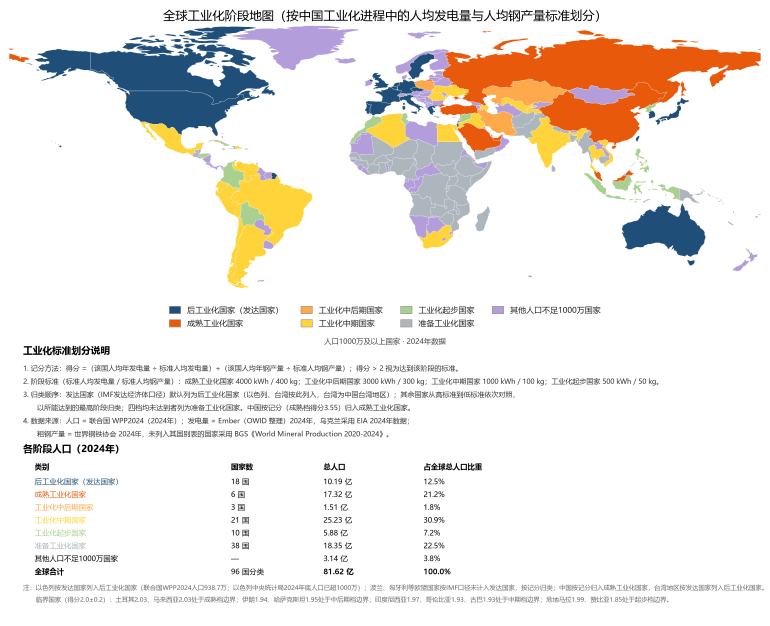
#> input picture projects/industrial_stage_map/out/world_industrial_stage_map_v2.png, 2310 x 1876 px (shown at 1/3 size)
$ python 23_crop_check.py
#> lines starting #> are read from the running program, lines starting #| are printed output that depends on the picture
# -*- coding: utf-8 -*-
"""放大检查关键区域着色。用法：python 23_crop_check.py [图片文件名] [输出前缀]"""
import os
import sys
from PIL import Image

BASE = os.path.dirname(os.path.dirname(os.path.abspath(__file__)))
fname = sys.argv[1] if len(sys.argv) > 1 else "world_industrial_stage_map_v2.png"
prefix = sys.argv[2] if len(sys.argv) > 2 else "_crop"
img = Image.open(os.path.join(BASE, "out", fname))
#> img is the input picture: PIL image 2310x1876 RGBA; mean R, G, B, A 238.9, 234.3, 230.4, 255
W, H = img.size
#> W = 2310; H = 1876
print("size", W, H)
#| size 2310 1876

XL, XR, YT, YB = -180.0, 180.0, 84.0, -57.0
AX_X0, AX_W = 0.012, 0.976
AX_Y0, AX_H = 0.535, 0.425  # 与 22/32 绘图脚本的 axes 位置一致


def px(lon, lat):
    """经纬度 -> 图像像素(左上原点)。"""
#> called with lon = 37, lat = 31
    fx = (lon - XL) / (XR - XL)
    fy_from_top = (YT - lat) / (YT - YB)
    x_px = (AX_X0 + fx * AX_W) * W
#> x_px = 1386.7
    fig_y = AX_Y0 + (1 - fy_from_top) * AX_H
    y_px = (1 - fig_y) * H
#> y_px = 374.7
    return x_px, y_px


def crop(name, lon, lat, span_lon, span_lat, scale=4):
    cx, cy = px(lon, lat)
#> cx = 1386.7; cy = 374.7
    hw = span_lon / (XR - XL) * AX_W * W / 2  # span 以经/纬度为单位
#> hw = 68.89

    hh = span_lat / (YT - YB) * AX_H * H / 2
#> hh = 39.58
    box = (int(cx - hw), int(cy - hh), int(cx + hw), int(cy + hh))
#> box = (1317, 335, 1455, 414)
    im = img.crop(box)
    im = im.resize((im.width * scale, im.height * scale), Image.LANCZOS)
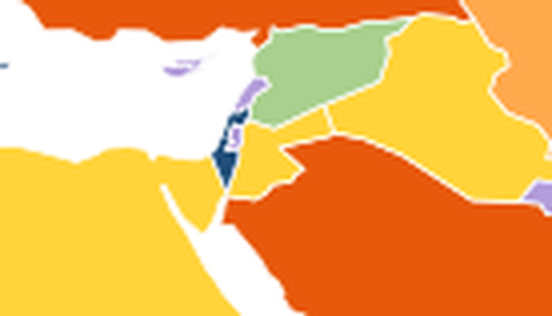
#> im: PIL image 552x316 RGBA; mean R, G, B, A 241.3, 181, 97.3, 255
    p = os.path.join(BASE, "out", f"{prefix}_{name}.png")
    im.save(p)
    print(p, box)
#| projects/industrial_stage_map/out/_crop_mideast.png (1317, 335, 1455, 414)


crop("mideast", 37.0, 31.0, 22, 14)
crop("seasia", 108.0, 5.0, 40, 22)
#> call 2 of crop, with name = 'seasia', lon = 108, lat = 5, span_lon = 40, span_lat = 22, scale = 4
#> in crop (call 2), `im = im.resize((im.width * scale, im.height * scale), Image.LANCZOS)`:
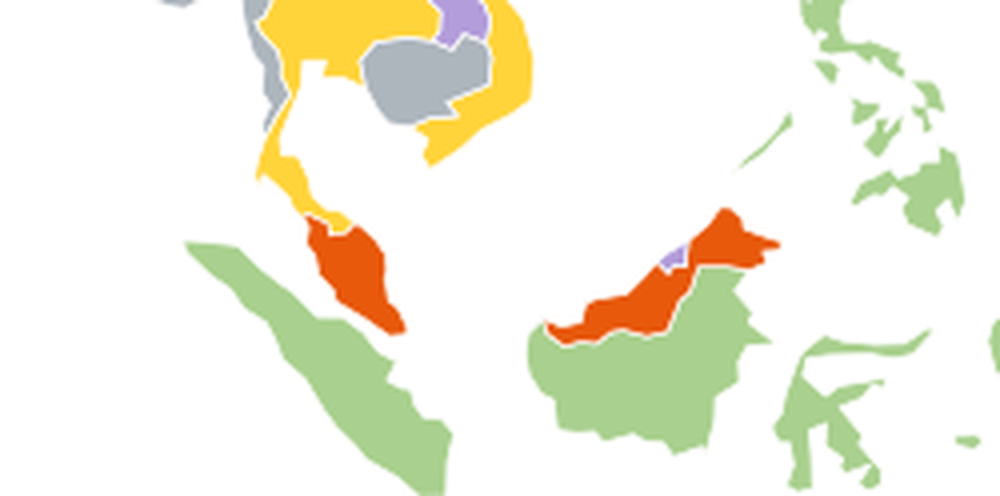
#> im: PIL image 1000x496 RGBA; mean R, G, B, A 241.9, 240.9, 225.2, 255
#| projects/industrial_stage_map/out/_crop_seasia.png (1706, 459, 1956, 583)
crop("europe", 22.0, 51.0, 34, 18)
#> call 3 of crop, with name = 'europe', lon = 22, lat = 51, span_lon = 34, span_lat = 18, scale = 4
#> in crop (call 3), `im = im.resize((im.width * scale, im.height * scale), Image.LANCZOS)`:
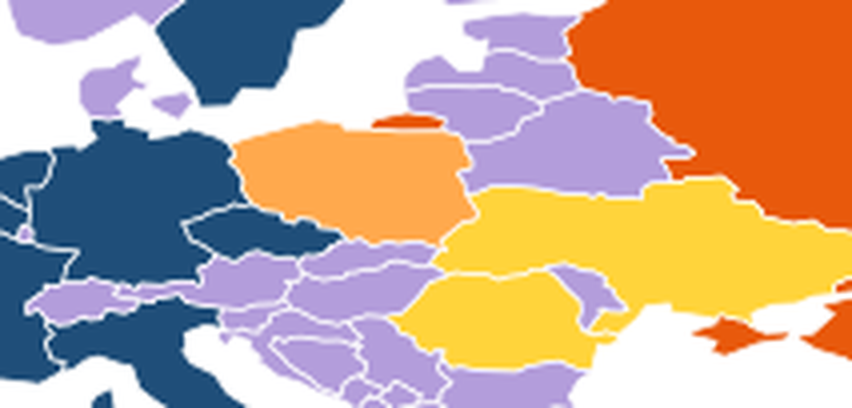
#> im: PIL image 852x408 RGBA; mean R, G, B, A 195.8, 167.2, 148.1, 255
#| projects/industrial_stage_map/out/_crop_europe.png (1186, 210, 1399, 312)
crop("southamerica", -65.0, -12.0, 40, 28)
#> call 4 of crop, with name = 'southamerica', lon = -65, lat = -12, span_lon = 40, span_lat = 28, scale = 4
#> in crop (call 4), `im = im.resize((im.width * scale, im.height * scale), Image.LANCZOS)`:
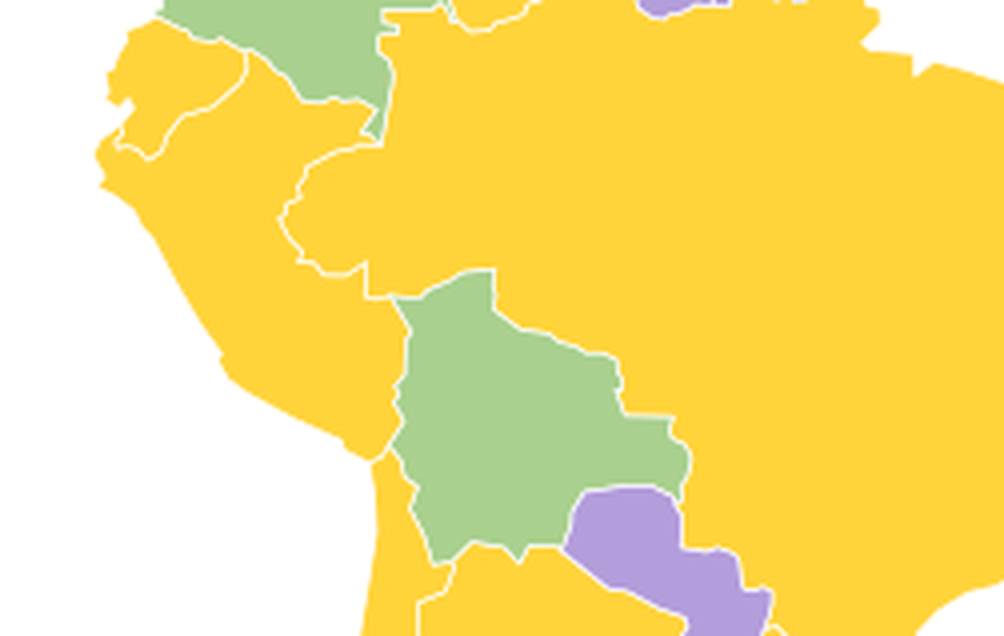
#> im: PIL image 1004x636 RGBA; mean R, G, B, A 243.9, 221.4, 123.6, 255
#| projects/industrial_stage_map/out/_crop_southamerica.png (622, 538, 873, 697)
crop("africa_south", 27.0, -14.0, 40, 26)
#> in crop (call 5), `im = img.crop(box)`:
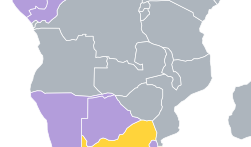
#> im: PIL image 251x147 RGBA; mean R, G, B, A 205.9, 205.8, 213.7, 255
#| projects/industrial_stage_map/out/_crop_africa_south.png (1198, 555, 1449, 702)
crop("southasia", 82.0, 26.0, 24, 16)
#> in crop (call 6), `im = img.crop(box)`:
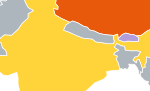
#> im: PIL image 150x91 RGBA; mean R, G, B, A 238.8, 188.3, 93.4, 255
#> in crop (call 6), `im = im.resize((im.width * scale, im.height * scale), Image.LANCZOS)`:
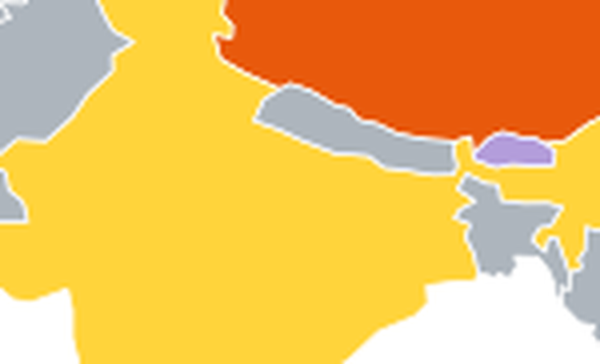
#> im: PIL image 600x364 RGBA; mean R, G, B, A 238.7, 188.3, 93.4, 255
#| projects/industrial_stage_map/out/_crop_southasia.png (1593, 357, 1743, 448)
